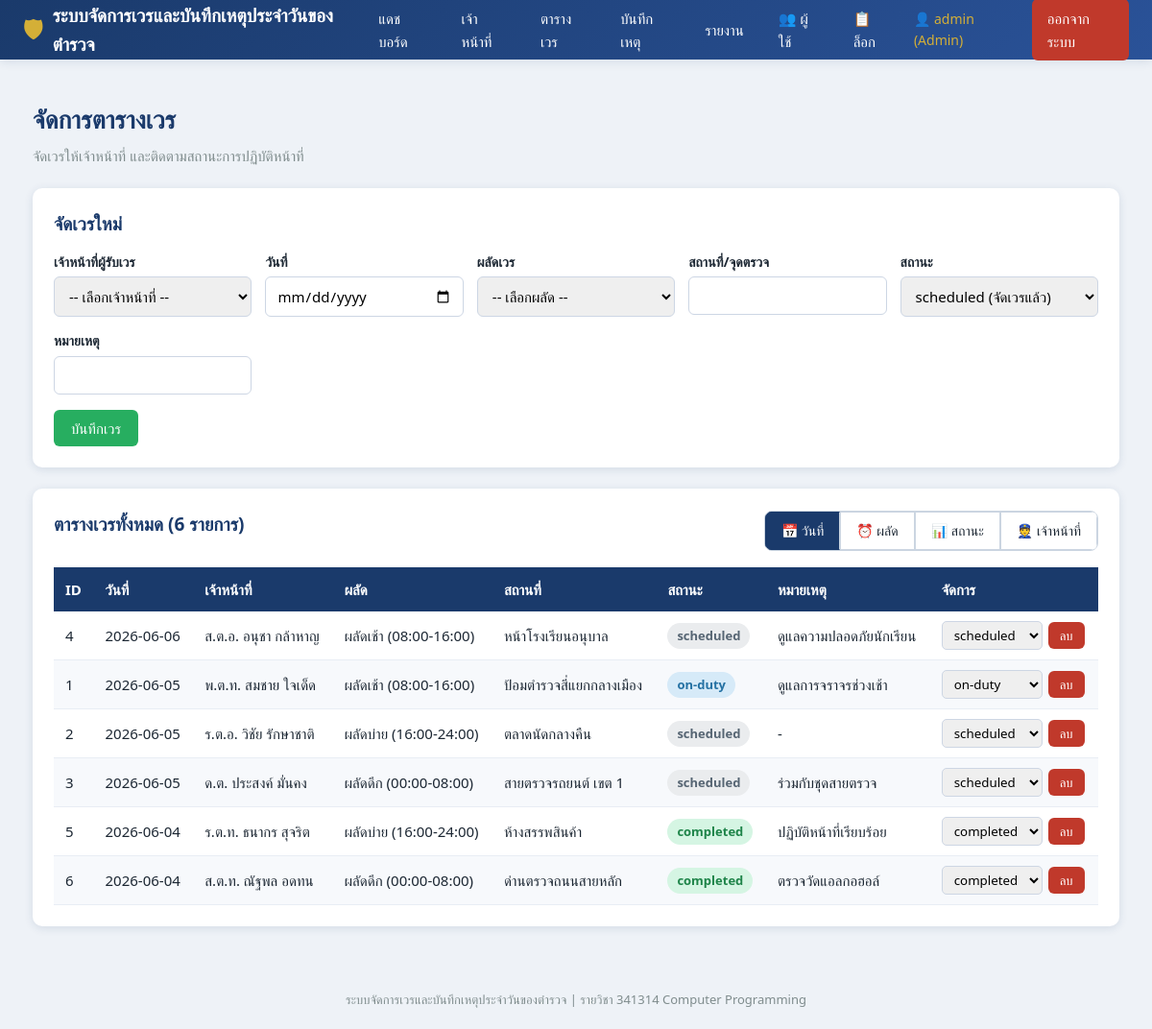
Page /duties (signed in) on the earlier database version.
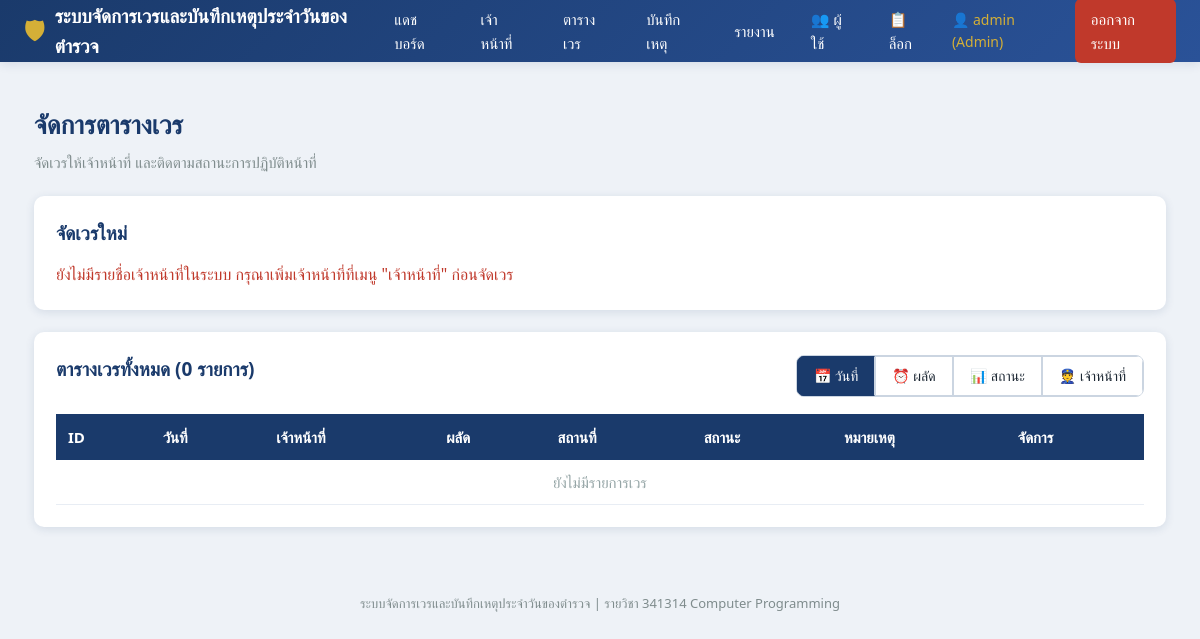
Same page on the later database version.
### tables this page shows
CREATE TABLE duties (
            id          INTEGER PRIMARY KEY AUTOINCREMENT,
            officer_id  INTEGER NOT NULL REFERENCES officers(id) ON DELETE CASCADE,
            duty_date   TEXT NOT NULL,
            shift       TEXT NOT NULL,
            location    TEXT NOT NULL,
            status      TEXT NOT NULL DEFAULT 'scheduled',
            note        TEXT,
            created_at  TEXT NOT NULL
        );

CREATE TABLE officers (
            id         INTEGER PRIMARY KEY AUTOINCREMENT,
            rank       TEXT NOT NULL,
            full_name  TEXT NOT NULL,
            badge_no   TEXT NOT NULL UNIQUE,
            phone      TEXT,
            station    TEXT,
            created_at TEXT NOT NULL
        , position TEXT);

### app.py (the view)
@app.route("/duties")
@login_required
def duties():
    sort_by = request.args.get("sort", "duty_date")  # เรียงตาม: duty_date, shift, status, officer_name
    order = request.args.get("order", "desc")  # asc หรือ desc
    all_duties = db.get_all_duties()
    all_officers = db.get_all_officers()
    if sort_by == "duty_date":
        all_duties.sort(key=lambda x: x['duty_date'] or "")
    elif sort_by == "shift":
        shift_order = ["เช้า", "บ่าย", "ดึก"]
        all_duties.sort(key=lambda x: shift_order.index(x['shift']) if x['shift'] in shift_order else 999)
    elif sort_by == "status":
        status_order = ["scheduled", "in_progress", "completed", "absent"]
        all_duties.sort(key=lambda x: status_order.index(x['status']) if x['status'] in status_order else 999)
    elif sort_by == "officer_name":
        all_duties.sort(key=lambda x: x['officer_name'] or "")
    else:
        all_duties.sort(key=lambda x: x['id'])
    if order == "desc":
        all_duties.reverse()
    return render_template("duties.html", duties=all_duties, officers=all_officers, sort_by=sort_by, order=order)

### app.py (called while the page is built)
def login_required(view):
    @functools.wraps(view)
    def wrapped_view(*args, **kwargs):
        if "user_id" not in session:
            flash("กรุณาเข้าสู่ระบบก่อนใช้งาน", "warning")
            return redirect(url_for("login"))
        return view(*args, **kwargs)
    return wrapped_view

### db.py (called while the page is built)
def get_connection():
    if USE_POSTGRES:
        conn = psycopg2.connect(DATABASE_URL)
        return conn
    else:
        conn = sqlite3.connect(SQLITE_PATH, timeout=10)
        conn.row_factory = sqlite3.Row
        conn.execute("PRAGMA foreign_keys = ON;")
        conn.execute("PRAGMA journal_mode = WAL;")
        return conn

def _dict_cursor(conn):
    if USE_POSTGRES:
        return conn.cursor(cursor_factory=psycopg2.extras.RealDictCursor)
    return conn.cursor()

def _row_to_dict(row):
    if row is None:
        return None
    return dict(row)

def get_all_officers():
    conn = get_connection()
    cur = _dict_cursor(conn)
    cur.execute("SELECT * FROM officers ORDER BY id;")
    rows = [_row_to_dict(r) for r in cur.fetchall()]
    conn.close()
    return rows

def get_all_duties():
    conn = get_connection()
    cur = _dict_cursor(conn)
    cur.execute("""
        SELECT d.id, d.duty_date, d.shift, d.location, d.status, d.note,
               o.rank AS officer_rank, o.full_name AS officer_name, o.id AS officer_id
        FROM duties d
        JOIN officers o ON d.officer_id = o.id
        ORDER BY d.duty_date DESC, d.shift;
    """)
    rows = [_row_to_dict(r) for r in cur.fetchall()]
    conn.close()
    return rows

### templates/duties.html (shortened to what this page needs)
{% extends "base.html" %}
{% block content %}
<div class="page-title">จัดการตารางเวร</div>
<div class="page-subtitle">จัดเวรให้เจ้าหน้าที่ และติดตามสถานะการปฏิบัติหน้าที่</div>
<div class="card">
    <h2>จัดเวรใหม่</h2>
    {% if officers %}
    <form method="POST" action="{{ url_for('duties_add') }}">
        <div class="form-grid">
            <div class="form-group">
                <label>เจ้าหน้าที่ผู้รับเวร</label>
                <select name="officer_id" required>
                    <option value="">-- เลือกเจ้าหน้าที่ --</option>
                </select>
            </div>
            <div class="form-group">
                <label>วันที่</label>
                <input type="date" name="duty_date" required>
            </div>
            <div class="form-group">
                <label>ผลัดเวร</label>
                <select name="shift" required>
                    <option value="">-- เลือกผลัด --</option>
                </select>
            </div>
            <div class="form-group">
                <label>สถานที่/จุดตรวจ</label>
                <input type="text" name="location" required>
            </div>
            <div class="form-group">
                <label>สถานะ</label>
                <select name="status">
                    <option value="scheduled">scheduled (จัดเวรแล้ว)</option>
                </select>
            </div>
            <div class="form-group">
                <label>หมายเหตุ</label>
                <input type="text" name="note">
            </div>
        </div>
        <div class="form-actions">
            <button type="submit" class="btn btn-success">บันทึกเวร</button>
        </div>
    </form>
    {% else %}
    <p style="color:var(--danger);">ยังไม่มีรายชื่อเจ้าหน้าที่ในระบบ กรุณาเพิ่มเจ้าหน้าที่ที่เมนู "เจ้าหน้าที่" ก่อนจัดเวร</p>
    {% endif %}
</div>
<div class="card">
    <div style="display: flex; justify-content: space-between; align-items: center; margin-bottom: 1rem;">
        <h2>ตารางเวรทั้งหมด ({{ duties|length }} รายการ)</h2>
        <div class="btn-group" style="border: 1px solid #cbd5e1; border-radius: 8px; overflow: hidden;">
            <a href="{{ url_for('duties', sort='duty_date', order='desc') }}"
               class="btn btn-outline {% if sort_by == 'duty_date' %}active{% endif %}"
               style="border-radius: 0; border-right: 1px solid #cbd5e1;">
                📅 วันที่
            </a>
            <a href="{{ url_for('duties', sort='shift', order='asc') }}"
               class="btn btn-outline {% if sort_by == 'shift' %}active{% endif %}"
               style="border-radius: 0; border-right: 1px solid #cbd5e1;">
                ⏰ ผลัด
            </a>
            <a href="{{ url_for('duties', sort='status', order='asc') }}"
               class="btn btn-outline {% if sort_by == 'status' %}active{% endif %}"
               style="border-radius: 0; border-right: 1px solid #cbd5e1;">
                📊 สถานะ
            </a>
            <a href="{{ url_for('duties', sort='officer_name', order='asc') }}"
               class="btn btn-outline {% if sort_by == 'officer_name' %}active{% endif %}"
               style="border-radius: 0;">
                👮 เจ้าหน้าที่
            </a>
        </div>
    </div>
    <div class="table-wrap">
    <table>
        <thead>
            <tr>
                <th>ID</th><th>วันที่</th><th>เจ้าหน้าที่</th><th>ผลัด</th>
                <th>สถานที่</th><th>สถานะ</th><th>หมายเหตุ</th><th>จัดการ</th>
            </tr>
        </thead>
        <tbody>
            {% for d in duties %}
            <tr>
                <td>{{ d.id }}</td>
                <td>{{ d.duty_date }}</td>
                <td>{{ d.officer_rank }} {{ d.officer_name }}</td>
                <td>{{ d.shift }}</td>
                <td>{{ d.location }}</td>
                <td>
                    {% if d.status == 'scheduled' %}<span class="badge badge-scheduled">scheduled</span>
                    {% elif d.status == 'on-duty' %}<span class="badge badge-onduty">on-duty</span>
                    {% else %}<span class="badge badge-completed">completed</span>{% endif %}
                </td>
                <td>{{ d.note or "-" }}</td>
                <td>
                    <div class="inline-form">
                        <form method="POST" action="{{ url_for('duties_status', duty_id=d.id) }}" class="inline-form">
                            <select name="status" onchange="this.form.submit()">
                                <option value="scheduled" {{ 'selected' if d.status=='scheduled' }}>scheduled</option>
                                <option value="on-duty" {{ 'selected' if d.status=='on-duty' }}>on-duty</option>
                                <option value="completed" {{ 'selected' if d.status=='completed' }}>completed</option>
                            </select>
                        </form>
                        <form method="POST" action="{{ url_for('duties_delete', duty_id=d.id) }}"
                              onsubmit="return confirm('ต้องการลบรายการเวรนี้หรือไม่?');">
                            <button type="submit" class="btn btn-danger btn-sm">ลบ</button>
                        </form>
                    </div>
                </td>
            </tr>
            {% else %}
            <tr><td colspan="8" style="text-align:center; color:#95a5a6;">ยังไม่มีรายการเวร</td></tr>
            {% endfor %}
        </tbody>
    </table>
    </div>
</div>
{% endblock %}

### templates/base.html (shortened to what this page needs)
<!DOCTYPE html>
<html lang="th">
<head>
    <link rel="stylesheet" href="{{ url_for('static', filename='style.css') }}">
</head>
<body>
    {% if session.get('user_id') %}
    <nav class="navbar">
        <div class="brand">
            <span class="badge-icon">🛡</span>
            <span>ระบบจัดการเวรและบันทึกเหตุประจำวันของตำรวจ</span>
        </div>
        <div class="nav-links">
            <a href="{{ url_for('dashboard') }}" class="{{ 'active' if active=='dashboard' }}">แดชบอร์ด</a>
            <a href="{{ url_for('officers') }}" class="{{ 'active' if active=='officers' }}">เจ้าหน้าที่</a>
            <a href="{{ url_for('duties') }}" class="{{ 'active' if active=='duties' }}">ตารางเวร</a>
            <a href="{{ url_for('incidents') }}" class="{{ 'active' if active=='incidents' }}">บันทึกเหตุ</a>
            <a href="{{ url_for('reports') }}" class="{{ 'active' if active=='reports' }}">รายงาน</a>
            {% if session.get('role') == 'admin' %}
            <a href="{{ url_for('users') }}" class="{{ 'active' if active=='users' }}">👥 ผู้ใช้</a>
            <a href="{{ url_for('login_logs') }}" class="{{ 'active' if active=='login_logs' }}">📋 ล็อก</a>
            {% endif %}
            <span class="user-box">👤 {{ session.get('username') }}
                {% if session.get('role') == 'admin' %}<span style="color: #d4af37;">(Admin)</span>{% endif %}
            </span>
            <a href="{{ url_for('logout') }}" class="logout-btn">ออกจากระบบ</a>
        </div>
    </nav>
    {% endif %}
    <div class="container">
        {% block content %}{% endblock %}
    </div>
    {% if session.get('user_id') %}
    <div class="footer">
        ระบบจัดการเวรและบันทึกเหตุประจำวันของตำรวจ | รายวิชา 341314 Computer Programming
    </div>
    {% endif %}
</body>
</html>

### static/style.css (style rules this page uses)
:root { --primary: #1a3a6b; --secondary: #2a5298; --accent: #d4af37; --bg: #eef2f7; --white: #ffffff; --text: #1c2733; --muted: #7f8c8d; --danger: #c0392b; --success: #27ae60; --warning: #e67e22; --shadow: 0 2px 10px rgba(26, 58, 107, 0.12); }
* { margin: 0; padding: 0; box-sizing: border-box; }
body { font-family: "Segoe UI", "Sarabun", "Tahoma", sans-serif; background: var(--bg); color: var(--text); line-height: 1.6; }
a { text-decoration: none; color: inherit; }
.navbar { background: linear-gradient(135deg, var(--primary), var(--secondary)); color: var(--white); padding: 0 24px; display: flex; align-items: center; justify-content: space-between; height: 62px; box-shadow: var(--shadow); position: sticky; top: 0; z-index: 100; }
.navbar .brand { font-size: 19px; font-weight: 700; display: flex; align-items: center; gap: 10px; }
.navbar .brand .badge-icon { color: var(--accent); font-size: 24px; }
.navbar .nav-links { display: flex; gap: 4px; align-items: center; }
.navbar .nav-links a { padding: 8px 16px; border-radius: 6px; font-size: 15px; transition: background 0.2s; }
.navbar .user-box { font-size: 14px; color: var(--accent); margin-right: 8px; }
.navbar .logout-btn { background: var(--danger); padding: 7px 14px; border-radius: 6px; font-size: 14px; }
.container { max-width: 1180px; margin: 0 auto; padding: 24px; }
.page-title { font-size: 26px; font-weight: 700; color: var(--primary); margin-bottom: 4px; }
.page-subtitle { color: var(--muted); font-size: 15px; margin-bottom: 22px; }
.card { background: var(--white); border-radius: 10px; box-shadow: var(--shadow); padding: 22px; margin-bottom: 22px; }
.card h2 { font-size: 19px; color: var(--primary); margin-bottom: 14px; }
.btn { border: none; border-radius: 6px; padding: 9px 18px; font-size: 15px; font-family: inherit; cursor: pointer; transition: opacity 0.2s, transform 0.1s; color: var(--white); }
.btn-outline { background: white; color: var(--text); border: 1px solid #cbd5e1; padding: 8px 16px; font-size: 14px; text-decoration: none; display: inline-block; transition: all 0.2s; }
.btn-outline.active { background: var(--primary); color: white; border-color: var(--primary); }
.btn-group { display: inline-flex; }
.table-wrap { overflow-x: auto; }
table { width: 100%; border-collapse: collapse; font-size: 15px; }
thead th { background: var(--primary); color: var(--white); padding: 11px 12px; text-align: left; font-weight: 600; white-space: nowrap; }
tbody td { padding: 10px 12px; border-bottom: 1px solid #e8edf4; }
.footer { text-align: center; color: var(--muted); font-size: 13px; padding: 20px; }

Differences in the rows shown:
removed duties: id "4", duty_date "2026-06-06", officer_rank "ส.ต.อ.", officer_name "อนุชา กล้าหาญ", shift "ผลัดเช้า (08:00-16:00)", location "หน้าโรงเรียนอนุบาล", status "scheduled", note "ดูแลความปลอดภัยนักเรียน"
removed duties: id "1", duty_date "2026-06-05", officer_rank "พ.ต.ท.", officer_name "สมชาย ใจเด็ด", shift "ผลัดเช้า (08:00-16:00)", location "ป้อมตำรวจสี่แยกกลางเมือง", status "on-duty", note "ดูแลการจราจรช่วงเช้า"
removed duties: id "2", duty_date "2026-06-05", officer_rank "ร.ต.อ.", officer_name "วิชัย รักษาชาติ", shift "ผลัดบ่าย (16:00-24:00)", location "ตลาดนัดกลางคืน", status "scheduled", note "-"
removed duties: id "3", duty_date "2026-06-05", officer_rank "ด.ต.", officer_name "ประสงค์ มั่นคง", shift "ผลัดดึก (00:00-08:00)", location "สายตรวจรถยนต์ เขต 1", status "scheduled", note "ร่วมกับชุดสายตรวจ"
removed duties: id "5", duty_date "2026-06-04", officer_rank "ร.ต.ท.", officer_name "ธนากร สุจริต", shift "ผลัดบ่าย (16:00-24:00)", location "ห้างสรรพสินค้า", status "completed", note "ปฏิบัติหน้าที่เรียบร้อย"
removed duties: id "6", duty_date "2026-06-04", officer_rank "ส.ต.ท.", officer_name "ณัฐพล อดทน", shift "ผลัดดึก (00:00-08:00)", location "ด่านตรวจถนนสายหลัก", status "completed", note "ตรวจวัดแอลกอฮอล์"
Other differences:
{{ duties|length }}: "6" → "0"
form field officer_id: "-- เลือกเจ้าหน้าที่ --" → (not shown)
form field shift: "-- เลือกผลัด --" → (not shown)
form field status: "scheduled (จัดเวรแล้ว)" → (not shown)
text no longer shown: "เจ้าหน้าที่ผู้รับเวร วันที่ ผลัดเวร สถานที่/จุดตรวจ สถานะ หมายเหตุ บันทึกเวร"
text now shown: "ยังไม่มีรายชื่อเจ้าหน้าที่ในระบบ กรุณาเพิ่มเจ้าหน้าที่ที่เมนู \"เจ้าหน้าที่\" ก่อนจัดเวร ยังไม่มีรายการเวร"
